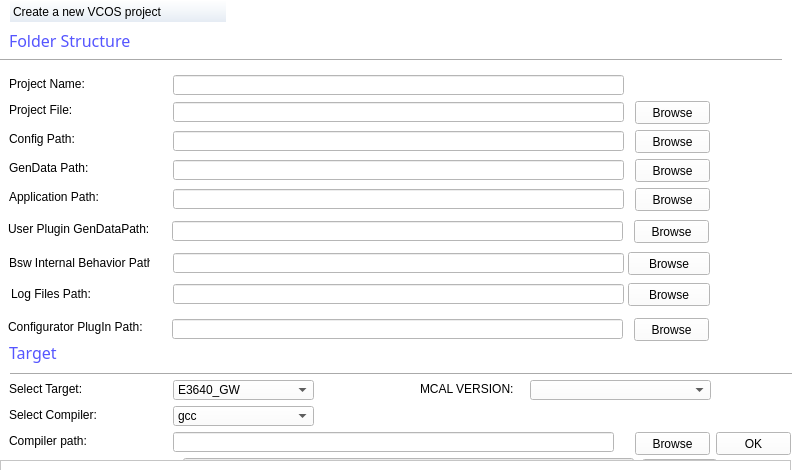
<?xml version="1.0" encoding="UTF-8"?>
<ui version="4.0">
 <class>Form</class>
 <widget class="QWidget" name="Form">
  <property name="geometry">
   <rect>
    <x>0</x>
    <y>0</y>
    <width>800</width>
    <height>470</height>
   </rect>
  </property>
  <property name="minimumSize">
   <size>
    <width>800</width>
    <height>470</height>
   </size>
  </property>
  <property name="maximumSize">
   <size>
    <width>800</width>
    <height>470</height>
   </size>
  </property>
  <property name="windowTitle">
   <string>VCOS Project</string>
  </property>
  <property name="windowIcon">
   <iconset resource="../images/images.qrc">
    <normaloff>:/Home.svg</normaloff>:/Home.svg</iconset>
  </property>
  <property name="styleSheet">
   <string notr="true">background-color: rgb(255, 255, 255);</string>
  </property>
  <widget class="QLabel" name="label_3">
   <property name="geometry">
    <rect>
     <x>9</x>
     <y>30</y>
     <width>123</width>
     <height>21</height>
    </rect>
   </property>
   <property name="font">
    <font>
     <family>微软雅黑</family>
     <pointsize>12</pointsize>
     <weight>50</weight>
     <italic>false</italic>
     <bold>false</bold>
    </font>
   </property>
   <property name="styleSheet">
    <string notr="true">font: 12pt &quot;微软雅黑&quot;;
color: rgb(85, 85, 255);</string>
   </property>
   <property name="text">
    <string>Folder Structure</string>
   </property>
  </widget>
  <widget class="QLineEdit" name="lineEditProjectFilePath">
   <property name="enabled">
    <bool>true</bool>
   </property>
   <property name="geometry">
    <rect>
     <x>173</x>
     <y>102</y>
     <width>451</width>
     <height>20</height>
    </rect>
   </property>
   <property name="readOnly">
    <bool>false</bool>
   </property>
  </widget>
  <widget class="QLabel" name="label_4">
   <property name="geometry">
    <rect>
     <x>9</x>
     <y>101</y>
     <width>66</width>
     <height>17</height>
    </rect>
   </property>
   <property name="font">
    <font>
     <family>Microsoft YaHei UI</family>
    </font>
   </property>
   <property name="text">
    <string>Project File:</string>
   </property>
  </widget>
  <widget class="QLabel" name="Description_Label">
   <property name="geometry">
    <rect>
     <x>9</x>
     <y>0</y>
     <width>218</width>
     <height>23</height>
    </rect>
   </property>
   <property name="styleSheet">
    <string notr="true">font: 12pt &quot;微软雅黑&quot;;
background-color: qlineargradient(spread:pad, x1:0, y1:0, x2:0, y2:1, stop:0 rgb(255, 255, 255), stop:0.3#f8fafc, stop: 1 #e4ebf3);
border-style: solid;
border-color: rgb(255, 255, 255);
border-width: 1px;</string>
   </property>
   <property name="text">
    <string>Create a new VCOS project</string>
   </property>
   <property name="alignment">
    <set>Qt::AlignLeading|Qt::AlignLeft|Qt::AlignVCenter</set>
   </property>
  </widget>
  <widget class="QPushButton" name="pushButtonOK">
   <property name="geometry">
    <rect>
     <x>716</x>
     <y>432</y>
     <width>75</width>
     <height>23</height>
    </rect>
   </property>
   <property name="text">
    <string>OK</string>
   </property>
  </widget>
  <widget class="QLineEdit" name="lineEditConfigPath">
   <property name="enabled">
    <bool>true</bool>
   </property>
   <property name="geometry">
    <rect>
     <x>173</x>
     <y>131</y>
     <width>451</width>
     <height>20</height>
    </rect>
   </property>
   <property name="readOnly">
    <bool>false</bool>
   </property>
  </widget>
  <widget class="QLabel" name="label_10">
   <property name="geometry">
    <rect>
     <x>9</x>
     <y>130</y>
     <width>70</width>
     <height>17</height>
    </rect>
   </property>
   <property name="font">
    <font>
     <family>Microsoft YaHei UI</family>
     <weight>50</weight>
     <bold>false</bold>
    </font>
   </property>
   <property name="text">
    <string>Config Path:</string>
   </property>
  </widget>
  <widget class="QPushButton" name="pushButtonProject">
   <property name="geometry">
    <rect>
     <x>635</x>
     <y>101</y>
     <width>75</width>
     <height>23</height>
    </rect>
   </property>
   <property name="text">
    <string>Browse</string>
   </property>
  </widget>
  <widget class="QLabel" name="label_11">
   <property name="geometry">
    <rect>
     <x>9</x>
     <y>159</y>
     <width>82</width>
     <height>17</height>
    </rect>
   </property>
   <property name="font">
    <font>
     <family>Microsoft YaHei UI</family>
     <weight>50</weight>
     <bold>false</bold>
    </font>
   </property>
   <property name="text">
    <string>GenData Path:</string>
   </property>
  </widget>
  <widget class="QLineEdit" name="lineEditGenDataPath">
   <property name="enabled">
    <bool>true</bool>
   </property>
   <property name="geometry">
    <rect>
     <x>173</x>
     <y>160</y>
     <width>451</width>
     <height>20</height>
    </rect>
   </property>
  </widget>
  <widget class="QPushButton" name="pushButtonConfig">
   <property name="geometry">
    <rect>
     <x>635</x>
     <y>130</y>
     <width>75</width>
     <height>23</height>
    </rect>
   </property>
   <property name="text">
    <string>Browse</string>
   </property>
  </widget>
  <widget class="QComboBox" name="comboBoxCompiler">
   <property name="geometry">
    <rect>
     <x>173</x>
     <y>406</y>
     <width>141</width>
     <height>20</height>
    </rect>
   </property>
   <item>
    <property name="text">
     <string>gcc</string>
    </property>
   </item>
   <item>
    <property name="text">
     <string>ghs</string>
    </property>
   </item>
   <item>
    <property name="text">
     <string>tasking</string>
    </property>
   </item>
  </widget>
  <widget class="QLabel" name="Select_Compiler">
   <property name="geometry">
    <rect>
     <x>9</x>
     <y>406</y>
     <width>94</width>
     <height>17</height>
    </rect>
   </property>
   <property name="font">
    <font>
     <family>Microsoft YaHei UI</family>
     <weight>50</weight>
     <bold>false</bold>
    </font>
   </property>
   <property name="text">
    <string>Select Compiler:</string>
   </property>
  </widget>
  <widget class="QLineEdit" name="lineEditProjectName">
   <property name="enabled">
    <bool>true</bool>
   </property>
   <property name="geometry">
    <rect>
     <x>173</x>
     <y>75</y>
     <width>451</width>
     <height>20</height>
    </rect>
   </property>
  </widget>
  <widget class="QLabel" name="label_5">
   <property name="geometry">
    <rect>
     <x>9</x>
     <y>75</y>
     <width>82</width>
     <height>17</height>
    </rect>
   </property>
   <property name="font">
    <font>
     <family>Microsoft YaHei UI</family>
    </font>
   </property>
   <property name="text">
    <string>Project Name:</string>
   </property>
  </widget>
  <widget class="Line" name="line">
   <property name="geometry">
    <rect>
     <x>0</x>
     <y>50</y>
     <width>782</width>
     <height>21</height>
    </rect>
   </property>
   <property name="orientation">
    <enum>Qt::Horizontal</enum>
   </property>
  </widget>
  <widget class="QLabel" name="label_7">
   <property name="geometry">
    <rect>
     <x>9</x>
     <y>342</y>
     <width>49</width>
     <height>21</height>
    </rect>
   </property>
   <property name="font">
    <font>
     <family>微软雅黑</family>
     <pointsize>12</pointsize>
     <weight>50</weight>
     <italic>false</italic>
     <bold>false</bold>
    </font>
   </property>
   <property name="styleSheet">
    <string notr="true">font: 12pt &quot;微软雅黑&quot;;
color: rgb(85, 85, 255);</string>
   </property>
   <property name="text">
    <string>Target</string>
   </property>
  </widget>
  <widget class="Line" name="line_2">
   <property name="geometry">
    <rect>
     <x>10</x>
     <y>364</y>
     <width>782</width>
     <height>21</height>
    </rect>
   </property>
   <property name="orientation">
    <enum>Qt::Horizontal</enum>
   </property>
  </widget>
  <widget class="QLineEdit" name="lineEditApplicationPath">
   <property name="enabled">
    <bool>true</bool>
   </property>
   <property name="geometry">
    <rect>
     <x>173</x>
     <y>189</y>
     <width>451</width>
     <height>20</height>
    </rect>
   </property>
  </widget>
  <widget class="QLabel" name="label_12">
   <property name="geometry">
    <rect>
     <x>9</x>
     <y>188</y>
     <width>97</width>
     <height>17</height>
    </rect>
   </property>
   <property name="font">
    <font>
     <family>Microsoft YaHei UI</family>
     <weight>50</weight>
     <bold>false</bold>
    </font>
   </property>
   <property name="text">
    <string>Application Path:</string>
   </property>
  </widget>
  <widget class="QPushButton" name="pushButtonGenData">
   <property name="geometry">
    <rect>
     <x>635</x>
     <y>159</y>
     <width>75</width>
     <height>23</height>
    </rect>
   </property>
   <property name="text">
    <string>Browse</string>
   </property>
  </widget>
  <widget class="QLineEdit" name="lineEditTemplateFiles">
   <property name="enabled">
    <bool>true</bool>
   </property>
   <property name="geometry">
    <rect>
     <x>183</x>
     <y>458</y>
     <width>451</width>
     <height>20</height>
    </rect>
   </property>
  </widget>
  <widget class="QLabel" name="label_13">
   <property name="geometry">
    <rect>
     <x>19</x>
     <y>457</y>
     <width>86</width>
     <height>17</height>
    </rect>
   </property>
   <property name="font">
    <font>
     <family>Microsoft YaHei UI</family>
     <weight>50</weight>
     <bold>false</bold>
    </font>
   </property>
   <property name="text">
    <string>Template Path:</string>
   </property>
  </widget>
  <widget class="QPushButton" name="pushButtonApplication">
   <property name="geometry">
    <rect>
     <x>635</x>
     <y>188</y>
     <width>75</width>
     <height>23</height>
    </rect>
   </property>
   <property name="text">
    <string>Browse</string>
   </property>
  </widget>
  <widget class="QLineEdit" name="lineEditServiceComponentPath">
   <property name="enabled">
    <bool>true</bool>
   </property>
   <property name="geometry">
    <rect>
     <x>173</x>
     <y>465</y>
     <width>451</width>
     <height>20</height>
    </rect>
   </property>
  </widget>
  <widget class="QLabel" name="label_14">
   <property name="geometry">
    <rect>
     <x>9</x>
     <y>464</y>
     <width>145</width>
     <height>17</height>
    </rect>
   </property>
   <property name="font">
    <font>
     <family>Microsoft YaHei UI</family>
     <weight>50</weight>
     <bold>false</bold>
    </font>
   </property>
   <property name="text">
    <string>Service Component Path:</string>
   </property>
  </widget>
  <widget class="QPushButton" name="pushButtonTemplate">
   <property name="geometry">
    <rect>
     <x>645</x>
     <y>461</y>
     <width>75</width>
     <height>30</height>
    </rect>
   </property>
   <property name="text">
    <string>Browse</string>
   </property>
  </widget>
  <widget class="QLineEdit" name="lineEditBswIBPath">
   <property name="enabled">
    <bool>true</bool>
   </property>
   <property name="geometry">
    <rect>
     <x>173</x>
     <y>253</y>
     <width>451</width>
     <height>20</height>
    </rect>
   </property>
  </widget>
  <widget class="QLabel" name="label_15">
   <property name="geometry">
    <rect>
     <x>9</x>
     <y>253</y>
     <width>141</width>
     <height>20</height>
    </rect>
   </property>
   <property name="font">
    <font>
     <family>Microsoft YaHei UI</family>
     <weight>50</weight>
     <bold>false</bold>
    </font>
   </property>
   <property name="styleSheet">
    <string notr="true"/>
   </property>
   <property name="text">
    <string>Bsw Internal Behavior Path:</string>
   </property>
  </widget>
  <widget class="QPushButton" name="pushButtonServiceComponent">
   <property name="geometry">
    <rect>
     <x>635</x>
     <y>464</y>
     <width>75</width>
     <height>23</height>
    </rect>
   </property>
   <property name="text">
    <string>Browse</string>
   </property>
  </widget>
  <widget class="QLabel" name="label_16">
   <property name="geometry">
    <rect>
     <x>11</x>
     <y>285</y>
     <width>90</width>
     <height>17</height>
    </rect>
   </property>
   <property name="font">
    <font>
     <family>Microsoft YaHei UI</family>
     <weight>50</weight>
     <bold>false</bold>
    </font>
   </property>
   <property name="text">
    <string>Log Files Path:</string>
   </property>
  </widget>
  <widget class="QLineEdit" name="lineEditLogPath">
   <property name="enabled">
    <bool>true</bool>
   </property>
   <property name="geometry">
    <rect>
     <x>173</x>
     <y>284</y>
     <width>451</width>
     <height>20</height>
    </rect>
   </property>
  </widget>
  <widget class="QPushButton" name="pushButtonIB">
   <property name="geometry">
    <rect>
     <x>628</x>
     <y>252</y>
     <width>82</width>
     <height>23</height>
    </rect>
   </property>
   <property name="text">
    <string>Browse</string>
   </property>
  </widget>
  <widget class="QPushButton" name="pushButtonLog">
   <property name="geometry">
    <rect>
     <x>628</x>
     <y>283</y>
     <width>82</width>
     <height>23</height>
    </rect>
   </property>
   <property name="text">
    <string>Browse</string>
   </property>
  </widget>
  <widget class="QLabel" name="label_17">
   <property name="geometry">
    <rect>
     <x>9</x>
     <y>432</y>
     <width>86</width>
     <height>17</height>
    </rect>
   </property>
   <property name="font">
    <font>
     <family>Microsoft YaHei UI</family>
     <weight>50</weight>
     <bold>false</bold>
    </font>
   </property>
   <property name="text">
    <string>Compiler path:</string>
   </property>
  </widget>
  <widget class="QPushButton" name="pushButtonToolChain">
   <property name="geometry">
    <rect>
     <x>635</x>
     <y>432</y>
     <width>75</width>
     <height>23</height>
    </rect>
   </property>
   <property name="text">
    <string>Browse</string>
   </property>
  </widget>
  <widget class="QLineEdit" name="lineEditCompilerPath">
   <property name="enabled">
    <bool>true</bool>
   </property>
   <property name="geometry">
    <rect>
     <x>173</x>
     <y>432</y>
     <width>441</width>
     <height>20</height>
    </rect>
   </property>
  </widget>
  <widget class="QLabel" name="Select_Target">
   <property name="geometry">
    <rect>
     <x>9</x>
     <y>380</y>
     <width>79</width>
     <height>17</height>
    </rect>
   </property>
   <property name="font">
    <font>
     <family>Microsoft YaHei UI</family>
     <weight>50</weight>
     <bold>false</bold>
    </font>
   </property>
   <property name="text">
    <string>Select Target:</string>
   </property>
  </widget>
  <widget class="QComboBox" name="comboBoxTarget">
   <property name="geometry">
    <rect>
     <x>173</x>
     <y>380</y>
     <width>141</width>
     <height>20</height>
    </rect>
   </property>
   <property name="currentText">
    <string>E3640_GW</string>
   </property>
   <item>
    <property name="text">
     <string>E3640_GW</string>
    </property>
   </item>
   <item>
    <property name="text">
     <string>AURIX2G_TC397</string>
    </property>
   </item>
   <item>
    <property name="text">
     <string>AURIX2G_TC389</string>
    </property>
   </item>
   <item>
    <property name="text">
     <string>RH850_P1MC</string>
    </property>
   </item>
   <item>
    <property name="text">
     <string>J6E</string>
    </property>
   </item>
  </widget>
  <widget class="QLineEdit" name="lineEditMcalPath">
   <property name="enabled">
    <bool>true</bool>
   </property>
   <property name="geometry">
    <rect>
     <x>173</x>
     <y>462</y>
     <width>451</width>
     <height>20</height>
    </rect>
   </property>
  </widget>
  <widget class="QPushButton" name="pushButtonMcalGenDataPath">
   <property name="geometry">
    <rect>
     <x>635</x>
     <y>460</y>
     <width>75</width>
     <height>23</height>
    </rect>
   </property>
   <property name="text">
    <string>Browse</string>
   </property>
  </widget>
  <widget class="QLineEdit" name="lineEditSystemPath">
   <property name="enabled">
    <bool>true</bool>
   </property>
   <property name="geometry">
    <rect>
     <x>172</x>
     <y>319</y>
     <width>451</width>
     <height>20</height>
    </rect>
   </property>
  </widget>
  <widget class="QLabel" name="label_18">
   <property name="geometry">
    <rect>
     <x>9</x>
     <y>461</y>
     <width>60</width>
     <height>17</height>
    </rect>
   </property>
   <property name="font">
    <font>
     <family>Microsoft YaHei UI</family>
     <weight>50</weight>
     <bold>false</bold>
    </font>
   </property>
   <property name="text">
    <string>Mcal Path:</string>
   </property>
  </widget>
  <widget class="QLineEdit" name="lineEditMcalGenDataPath">
   <property name="enabled">
    <bool>true</bool>
   </property>
   <property name="geometry">
    <rect>
     <x>173</x>
     <y>461</y>
     <width>451</width>
     <height>20</height>
    </rect>
   </property>
  </widget>
  <widget class="QPushButton" name="pushButtonMcalPath">
   <property name="geometry">
    <rect>
     <x>635</x>
     <y>461</y>
     <width>75</width>
     <height>23</height>
    </rect>
   </property>
   <property name="text">
    <string>Browse</string>
   </property>
  </widget>
  <widget class="QLabel" name="label_19">
   <property name="geometry">
    <rect>
     <x>8</x>
     <y>318</y>
     <width>158</width>
     <height>17</height>
    </rect>
   </property>
   <property name="font">
    <font>
     <family>Microsoft YaHei UI</family>
     <weight>50</weight>
     <bold>false</bold>
    </font>
   </property>
   <property name="text">
    <string>Configurator PlugIn Path:</string>
   </property>
  </widget>
  <widget class="QPushButton" name="pushButtonSystemPath">
   <property name="geometry">
    <rect>
     <x>634</x>
     <y>318</y>
     <width>75</width>
     <height>23</height>
    </rect>
   </property>
   <property name="text">
    <string>Browse</string>
   </property>
  </widget>
  <widget class="QLabel" name="label_20">
   <property name="geometry">
    <rect>
     <x>9</x>
     <y>460</y>
     <width>114</width>
     <height>17</height>
    </rect>
   </property>
   <property name="font">
    <font>
     <family>Microsoft YaHei UI</family>
     <weight>50</weight>
     <bold>false</bold>
    </font>
   </property>
   <property name="styleSheet">
    <string notr="true"/>
   </property>
   <property name="text">
    <string>Mcal GenData Path:</string>
   </property>
  </widget>
  <widget class="QLabel" name="label_22">
   <property name="geometry">
    <rect>
     <x>8</x>
     <y>220</y>
     <width>148</width>
     <height>17</height>
    </rect>
   </property>
   <property name="font">
    <font>
     <family>Microsoft YaHei UI</family>
     <weight>50</weight>
     <bold>false</bold>
    </font>
   </property>
   <property name="text">
    <string>User Plugin GenDataPath:</string>
   </property>
  </widget>
  <widget class="QComboBox" name="comboBoxMcalVersion">
   <property name="geometry">
    <rect>
     <x>530</x>
     <y>380</y>
     <width>181</width>
     <height>20</height>
    </rect>
   </property>
  </widget>
  <widget class="QLabel" name="mcal_version">
   <property name="geometry">
    <rect>
     <x>420</x>
     <y>380</y>
     <width>95</width>
     <height>17</height>
    </rect>
   </property>
   <property name="font">
    <font>
     <family>Microsoft YaHei UI</family>
     <weight>50</weight>
     <bold>false</bold>
    </font>
   </property>
   <property name="text">
    <string>MCAL VERSION:</string>
   </property>
  </widget>
  <widget class="QLabel" name="label_21">
   <property name="geometry">
    <rect>
     <x>16</x>
     <y>459</y>
     <width>95</width>
     <height>17</height>
    </rect>
   </property>
   <property name="font">
    <font>
     <family>Microsoft YaHei UI</family>
     <weight>50</weight>
     <bold>false</bold>
    </font>
   </property>
   <property name="text">
    <string>BswCallout Path:</string>
   </property>
  </widget>
  <widget class="QPushButton" name="pushButtonBswCallout">
   <property name="geometry">
    <rect>
     <x>642</x>
     <y>459</y>
     <width>75</width>
     <height>23</height>
    </rect>
   </property>
   <property name="text">
    <string>Browse</string>
   </property>
  </widget>
  <widget class="QLineEdit" name="lineEditBswCalloutFiles">
   <property name="enabled">
    <bool>true</bool>
   </property>
   <property name="geometry">
    <rect>
     <x>180</x>
     <y>460</y>
     <width>451</width>
     <height>20</height>
    </rect>
   </property>
  </widget>
  <widget class="QLineEdit" name="lineEditUserPluginOutputPath">
   <property name="enabled">
    <bool>true</bool>
   </property>
   <property name="geometry">
    <rect>
     <x>172</x>
     <y>221</y>
     <width>451</width>
     <height>20</height>
    </rect>
   </property>
  </widget>
  <widget class="QPushButton" name="pushButtonUserPluginOutputPath">
   <property name="geometry">
    <rect>
     <x>634</x>
     <y>220</y>
     <width>75</width>
     <height>23</height>
    </rect>
   </property>
   <property name="text">
    <string>Browse</string>
   </property>
  </widget>
  <widget class="QFrame" name="frame">
   <property name="geometry">
    <rect>
     <x>0</x>
     <y>460</y>
     <width>791</width>
     <height>31</height>
    </rect>
   </property>
   <property name="frameShape">
    <enum>QFrame::StyledPanel</enum>
   </property>
   <property name="frameShadow">
    <enum>QFrame::Raised</enum>
   </property>
  </widget>
 </widget>
 <resources>
  <include location="../images/images.qrc"/>
 </resources>
 <connections/>
</ui>
